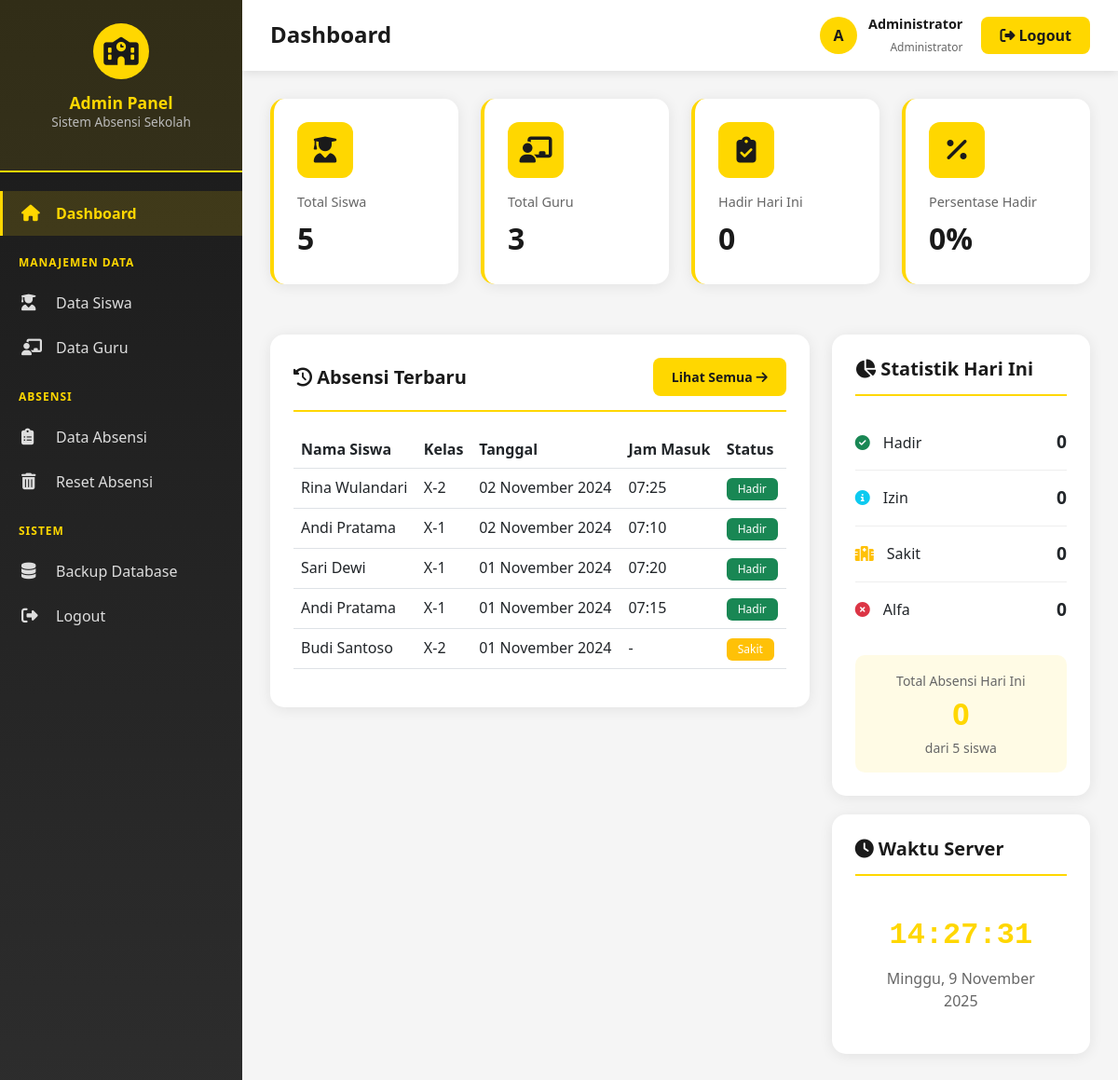
/admin/dashboard.php (signed in), run on an earlier commit of the app's database.
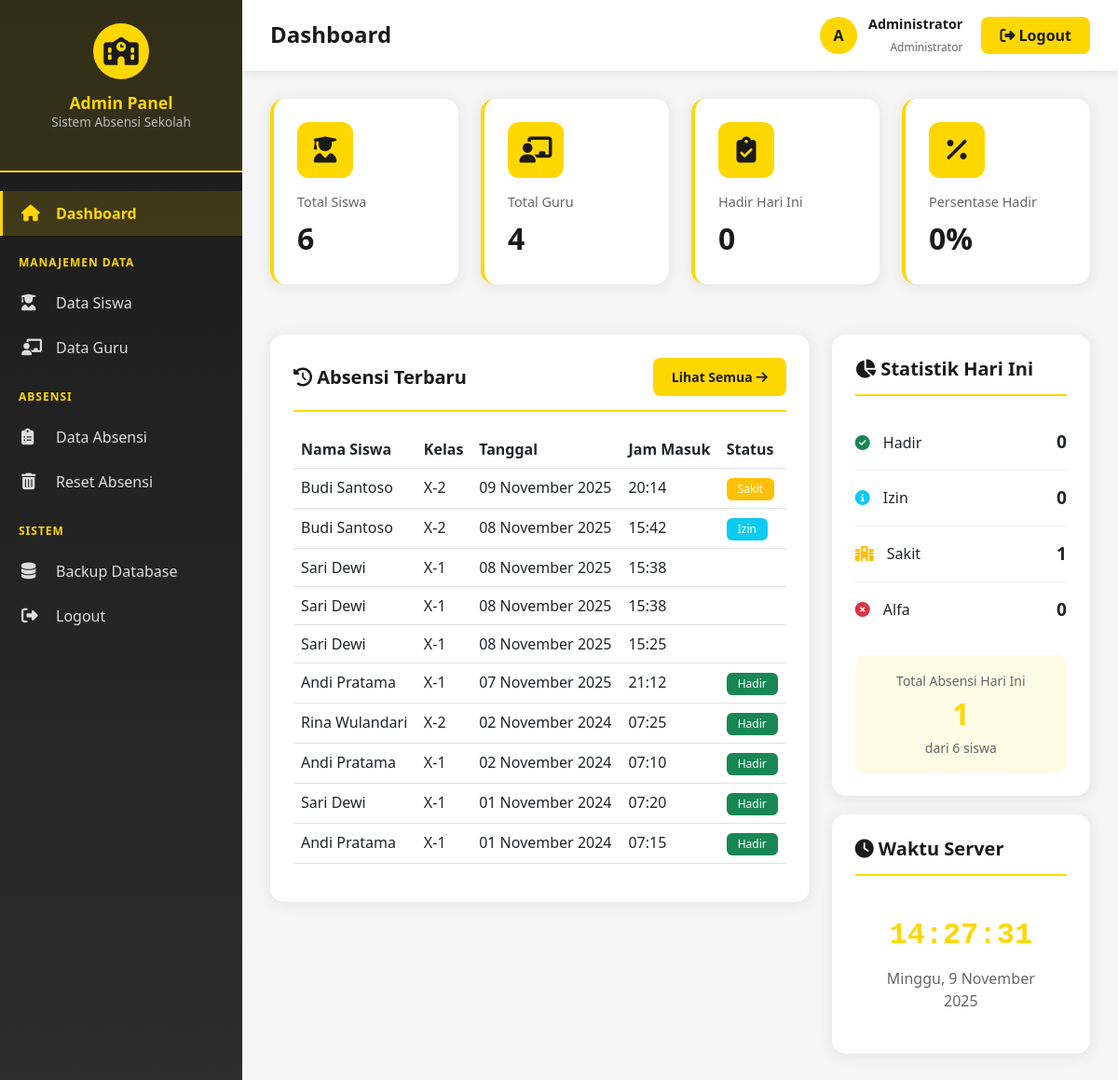
And on a later commit of the database.
### tables this page shows
CREATE TABLE `absensi_lengkap` (
  `id_absensi` int(11) NOT NULL,
  `id_siswa` int(11) NOT NULL,
  `tanggal` date NOT NULL,
  `jam_masuk` time DEFAULT NULL,
  `jam_pulang` time DEFAULT NULL,
  `foto_masuk` varchar(255) DEFAULT NULL,
  `foto_pulang` varchar(255) DEFAULT NULL,
  `lokasi` varchar(100) DEFAULT NULL,
  `keterangan` text DEFAULT NULL,
  `status` enum('Hadir','Izin','Sakit','Alfa') DEFAULT 'Hadir'
);

CREATE TABLE `siswa` (
  `id_siswa` int(11) NOT NULL,
  `nama_siswa` varchar(100) NOT NULL,
  `nis` varchar(20) NOT NULL,
  `kelas` varchar(20) NOT NULL,
  `username` varchar(50) NOT NULL,
  `password` varchar(255) NOT NULL,
  `jenis_kelamin` enum('L','P') NOT NULL,
  `tempat_lahir` varchar(50) DEFAULT NULL,
  `tanggal_lahir` date DEFAULT NULL,
  `alamat` text DEFAULT NULL,
  `no_telp` varchar(15) DEFAULT NULL,
  `email` varchar(50) DEFAULT NULL,
  `nama_wali` varchar(100) DEFAULT NULL,
  `no_telp_wali` varchar(15) DEFAULT NULL,
  `foto_profil` varchar(255) DEFAULT 'default.jpg'
);

### config.php (called while the page is built, shortened)
<?php
function formatTanggal($tanggal) {
    $bulan = array(
        1 => 'Januari', 'Februari', 'Maret', 'April', 'Mei', 'Juni',
        'Juli', 'Agustus', 'September', 'Oktober', 'November', 'Desember'
    );
    $split = explode('-', $tanggal);
    return $split[2] . ' ' . $bulan[(int)$split[1]] . ' ' . $split[0];
}
?>

### admin/dashboard.php (the view, shortened to what the changed rows need)
<?php
require_once 'includes/header.php';
$total_siswa = $conn->query("SELECT COUNT(*) as total FROM siswa")->fetch_assoc()['total'];
$total_guru = $conn->query("SELECT COUNT(*) as total FROM guru")->fetch_assoc()['total'];
$today = date('Y-m-d');
$absensi_today = $conn->query("SELECT COUNT(*) as total FROM absensi_lengkap WHERE tanggal = '$today'")->fetch_assoc()['total'];
$sakit_today = $conn->query("SELECT COUNT(*) as total FROM absensi_lengkap WHERE tanggal = '$today' AND status = 'Sakit'")->fetch_assoc()['total'];
$latest_absensi = $conn->query("
    SELECT a.*, s.nama_siswa, s.kelas
    FROM absensi_lengkap a
    JOIN siswa s ON a.id_siswa = s.id_siswa
    ORDER BY a.tanggal DESC, a.jam_masuk DESC
    LIMIT 10
");
?>
<div class="row g-4 mb-4">
    <div class="col-md-3">
        <div class="stat-card">
            <div class="stat-icon">
                <i class="fas fa-user-graduate"></i>
            </div>
            <div class="stat-label">Total Siswa</div>
            <div class="stat-value"><?php echo $total_siswa; ?></div>
        </div>
    </div>
    <div class="col-md-3">
        <div class="stat-card">
            <div class="stat-icon">
                <i class="fas fa-chalkboard-teacher"></i>
            </div>
            <div class="stat-label">Total Guru</div>
            <div class="stat-value"><?php echo $total_guru; ?></div>
        </div>
    </div>
</div>
<div class="row g-4 mb-4">
    <div class="col-md-8">
        <div class="table-card">
            <div class="table-responsive">
                <table class="table table-hover">
                    <thead>
                        <tr>
                            <th>Nama Siswa</th>
                            <th>Kelas</th>
                            <th>Tanggal</th>
                            <th>Jam Masuk</th>
                            <th>Status</th>
                        </tr>
                    </thead>
                    <tbody>
                        <?php if ($latest_absensi->num_rows > 0): ?>
                            <?php while($row = $latest_absensi->fetch_assoc()): ?>
                                <tr>
                                    <td><?php echo $row['nama_siswa']; ?></td>
                                    <td><?php echo $row['kelas']; ?></td>
                                    <td><?php echo formatTanggal($row['tanggal']); ?></td>
                                    <td><?php echo $row['jam_masuk'] ? date('H:i', strtotime($row['jam_masuk'])) : '-'; ?></td>
                                    <td>
                                        <?php
                                        $badge_class = '';
                                        switch($row['status']) {
                                            case 'Hadir': $badge_class = 'bg-success'; break;
                                            case 'Izin': $badge_class = 'bg-info'; break;
                                            case 'Sakit': $badge_class = 'bg-warning'; break;
                                        }
                                        ?>
                                        <span class="badge <?php echo $badge_class; ?>">
                                            <?php echo $row['status']; ?>
                                        </span>
                                    </td>
                                </tr>
                            <?php endwhile; ?>
                        <?php else: ?>
                            <tr>
                                <td colspan="5" class="text-center">Belum ada data absensi</td>
                            </tr>
                        <?php endif; ?>
                    </tbody>
                </table>
            </div>
        </div>
    </div>
    <div class="col-md-4">
        <div class="table-card">
            <div class="stat-list">
                <div class="stat-item" style="padding: 15px 0; border-bottom: 1px solid #eee;">
                    <div style="display: flex; justify-content: space-between; align-items: center;">
                        <div>
                            <i class="fas fa-hospital text-warning"></i>
                            <span style="margin-left: 10px; font-weight: 500;">Sakit</span>
                        </div>
                        <span style="font-weight: bold; font-size: 1.2rem;"><?php echo $sakit_today; ?></span>
                    </div>
                </div>
            </div>
            <div style="margin-top: 20px; padding: 15px; background: rgba(255, 215, 0, 0.1); border-radius: 10px;">
                <div style="text-align: center;">
                    <small style="color: #666;">Total Absensi Hari Ini</small>
                    <div style="font-size: 2rem; font-weight: bold; color: var(--primary-yellow);">
                        <?php echo $absensi_today; ?>
                    </div>
                    <small style="color: #666;">dari <?php echo $total_siswa; ?> siswa</small>
                </div>
            </div>
        </div>
    </div>
</div>
<?php require_once 'includes/footer.php'; ?>

What changed in the data, as far as the page shows it:
no longer on this page (row unchanged): absensi_lengkap: id_siswa.nama_siswa "Budi Santoso", id_siswa.kelas "X-2", tanggal "01 November 2024", status "Sakit"
added absensi_lengkap: id_siswa.nama_siswa "Budi Santoso", id_siswa.kelas "X-2", tanggal "09 November 2025", jam_masuk "20:14", status "Sakit"
added absensi_lengkap: id_siswa.nama_siswa "Budi Santoso", id_siswa.kelas "X-2", tanggal "08 November 2025", jam_masuk "15:42", status "Izin"
added absensi_lengkap: id_siswa.nama_siswa "Sari Dewi", id_siswa.kelas "X-1", tanggal "08 November 2025", jam_masuk "15:38"
added absensi_lengkap: id_siswa.nama_siswa "Sari Dewi", id_siswa.kelas "X-1", tanggal "08 November 2025", jam_masuk "15:38"
added absensi_lengkap: id_siswa.nama_siswa "Sari Dewi", id_siswa.kelas "X-1", tanggal "08 November 2025", jam_masuk "15:25"
added absensi_lengkap: id_siswa.nama_siswa "Andi Pratama", id_siswa.kelas "X-1", tanggal "07 November 2025", jam_masuk "21:12", status "Hadir"
Also different on the page:
$total_siswa: "5" → "6"
$total_guru: "3" → "4"
$sakit_today: "0" → "1"
$absensi_today: "0" → "1"
